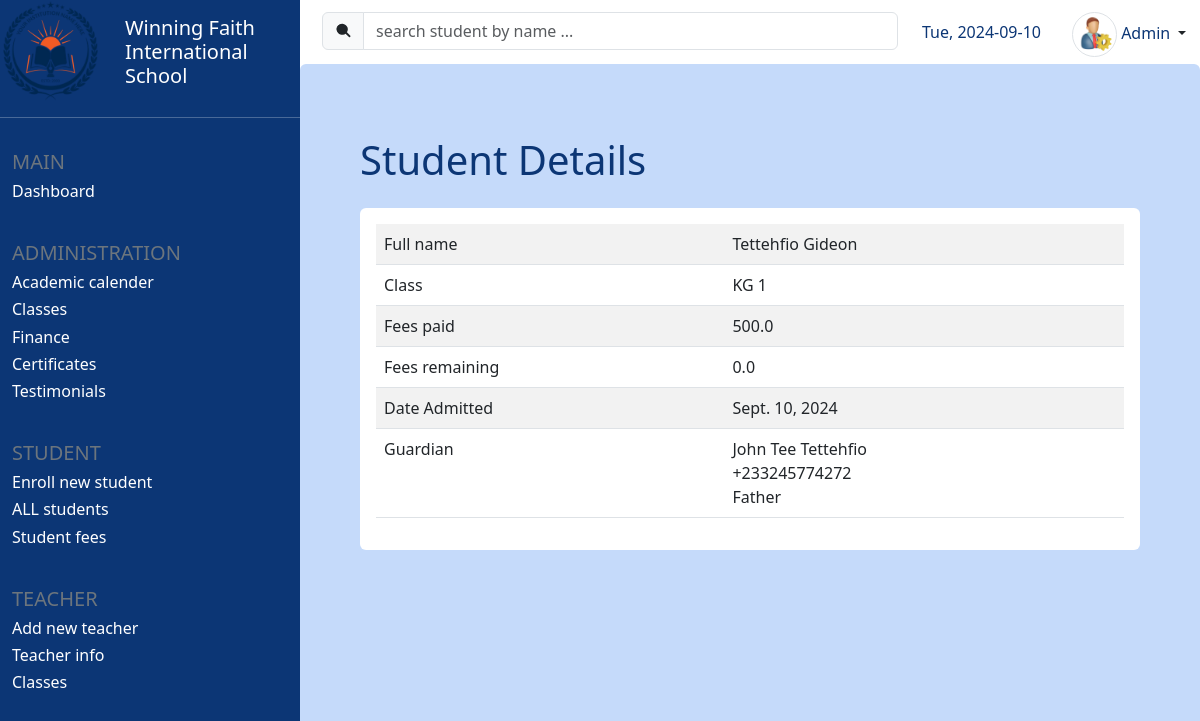
Screenshot of /student/10 with the database file from the repository.
### core/models.py (models this page shows, shortened)
class Student(models.Model):
    fname = models.CharField(max_length=25)
    lname = models.CharField(max_length=25)
    other_names = models.CharField(max_length=100, blank=True)
    full_name = models.CharField(max_length = 100, editable=False)
    guardian_full_name = models.CharField(max_length=255)
    guardian_phone_number = models.IntegerField()
    guardian_relation = models.CharField(max_length=25)
    fees_paid = models.FloatField()
    fees_rem = models.FloatField(default=0.0)
    is_owing = models.BooleanField(default=False)
    date_enrolled = models.DateField(default=datetime.now)
    classroom = models.ForeignKey('Classroom', to_field='name', on_delete=models.PROTECT)

class Classroom(models.Model):
    name = models.CharField(max_length=25, unique=True)
    num_of_students = models.IntegerField(blank = True, default=0)
    category = models.CharField(max_length=25, choices=category_choices)
    def __str__(self):
        return f'{self.name}'

### core/views.py (the view)
# urls.py: path('student/<int:id>', views.student, name='student'),
def student(request, id):
    try:
        student = Student.objects.get(id=id)
    except Student.DoesNotExist:
        print('student id not found')
        messages.error(request, 'id not found in database')
        return redirect('students')
    context = {'student': student}
    return render(request, 'student-details.html', context)

### templates/student-details.html
{% extends 'index.html' %}
{% block content %}
    <div class="container-fluid home mt-4 p-5">
        <h5 class="blue-text display-6 mb-4">Student Details</h5>
        <div class="container bg-white p-3 rounded">
            <table class="table table-striped">
                <tr>
                    <td>Full name</td>
                    <td>{{student.full_name}}</td>
                </tr>
                <tr>
                    <td>Class</td>
                    <td>{{student.classroom}}</td>
                </tr>
                <tr>
                    <td>Fees paid</td>
                    <td>{{student.fees_paid}}</td>
                </tr>
                <tr>
                    <td>Fees remaining</td>
                    <td>{{student.fees_rem}}</td>
                </tr>
                <tr>
                    <td>Date Admitted</td>
                    <td>{{student.date_enrolled}}</td>
                </tr>
                <tr>
                    <td>Guardian</td>
                    <td>{{student.guardian_full_name}} <br>
                        +233{{student.guardian_phone_number}} <br>
                        {{student.guardian_relation}}
                    </td>
                </tr>
            </table>
        </div>
    </div>
{% endblock content %}

### static/styles.css (style rules this page uses)
.blue-text { color: #0c3675; }
.home { background-color: #c5dafa; }

### rows the page displays
Student: full_name "Tettehfio Gideon", classroom "KG 1", fees_paid "500.0", fees_rem "0.0", date_enrolled "Sept. 10, 2024", guardian_full_name "John Tee Tettehfio", guardian_phone_number "245774272", guardian_relation "Father"
